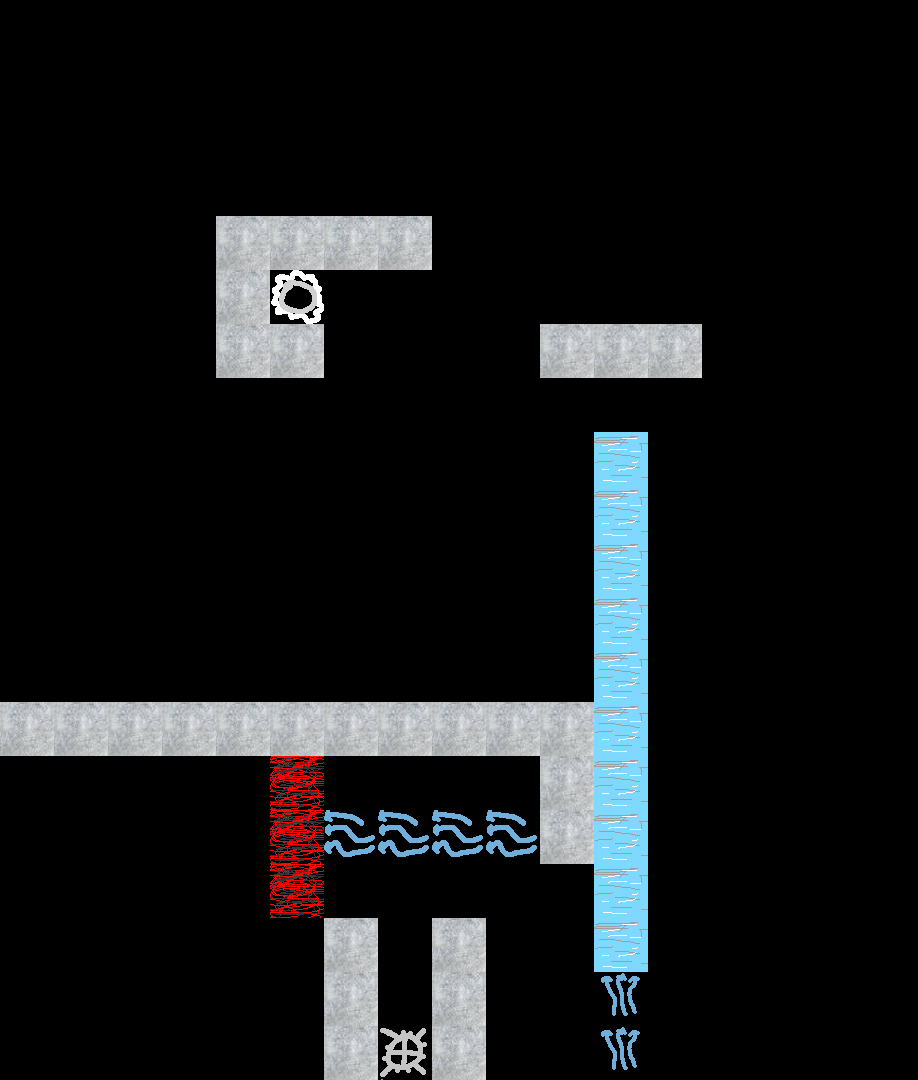

Below is a game level as drawn by its tile map, then a one-line description and the .tmx that defines it (tile-layer data replaced by summaries):
An orthogonal 17x20 tile map with 54x54 px tiles, 1 tile layer (Tile Layer 1).

<map version="1.9" tiledversion="1.9.2" orientation="orthogonal" renderorder="right-down" width="17" height="20" tilewidth="54" tileheight="54" infinite="0" nextlayerid="2" nextobjectid="1">
 <tileset firstgid="1" source="temp2.tsx" />
 <layer id="1" name="Tile Layer 1" width="17" height="20">
  <data>[340 cells, 50 non-empty, 7 distinct tile ids]</data>
 </layer>
</map>
